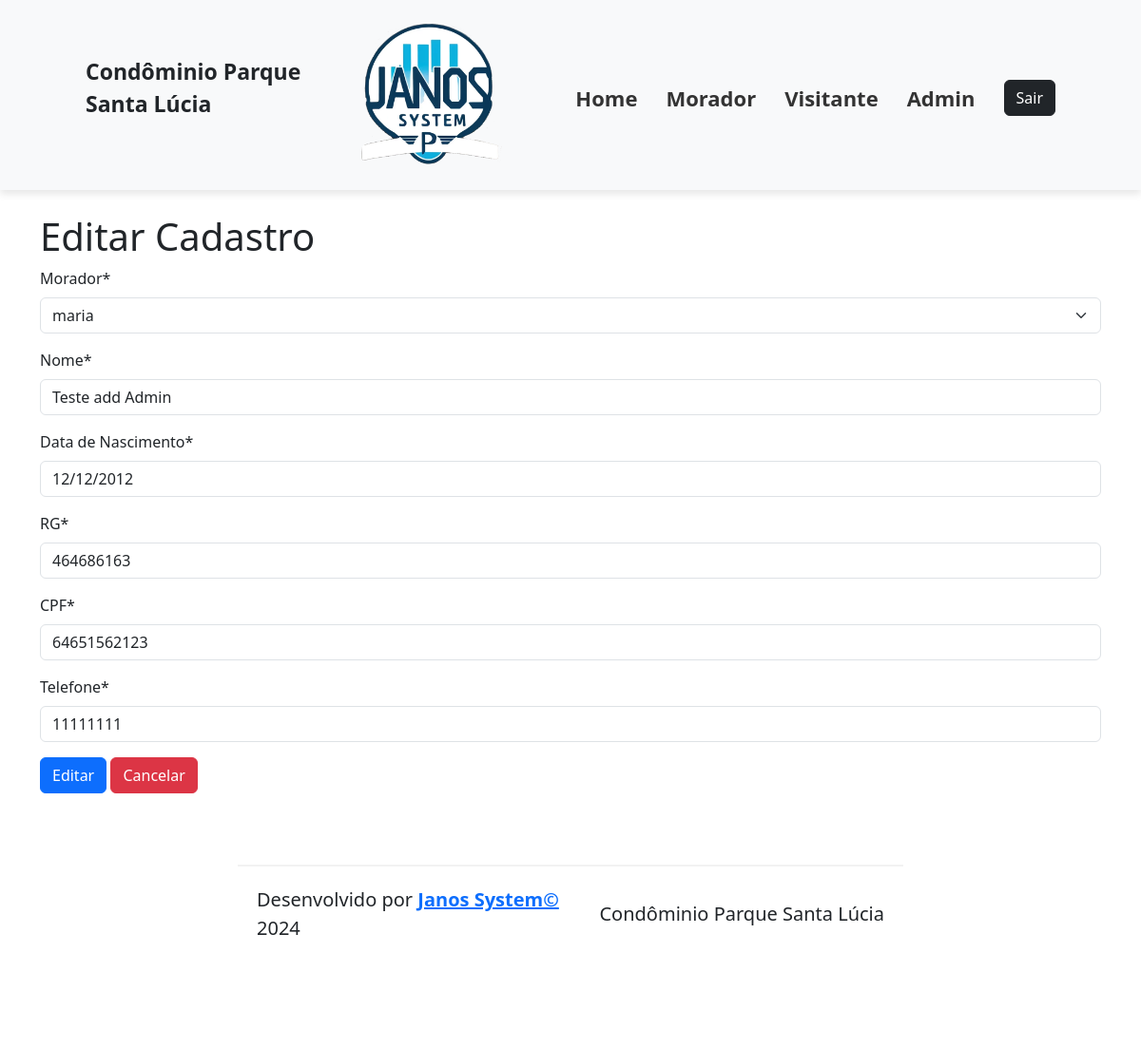
Page /visitantes-edicao/1 on the earlier database version.
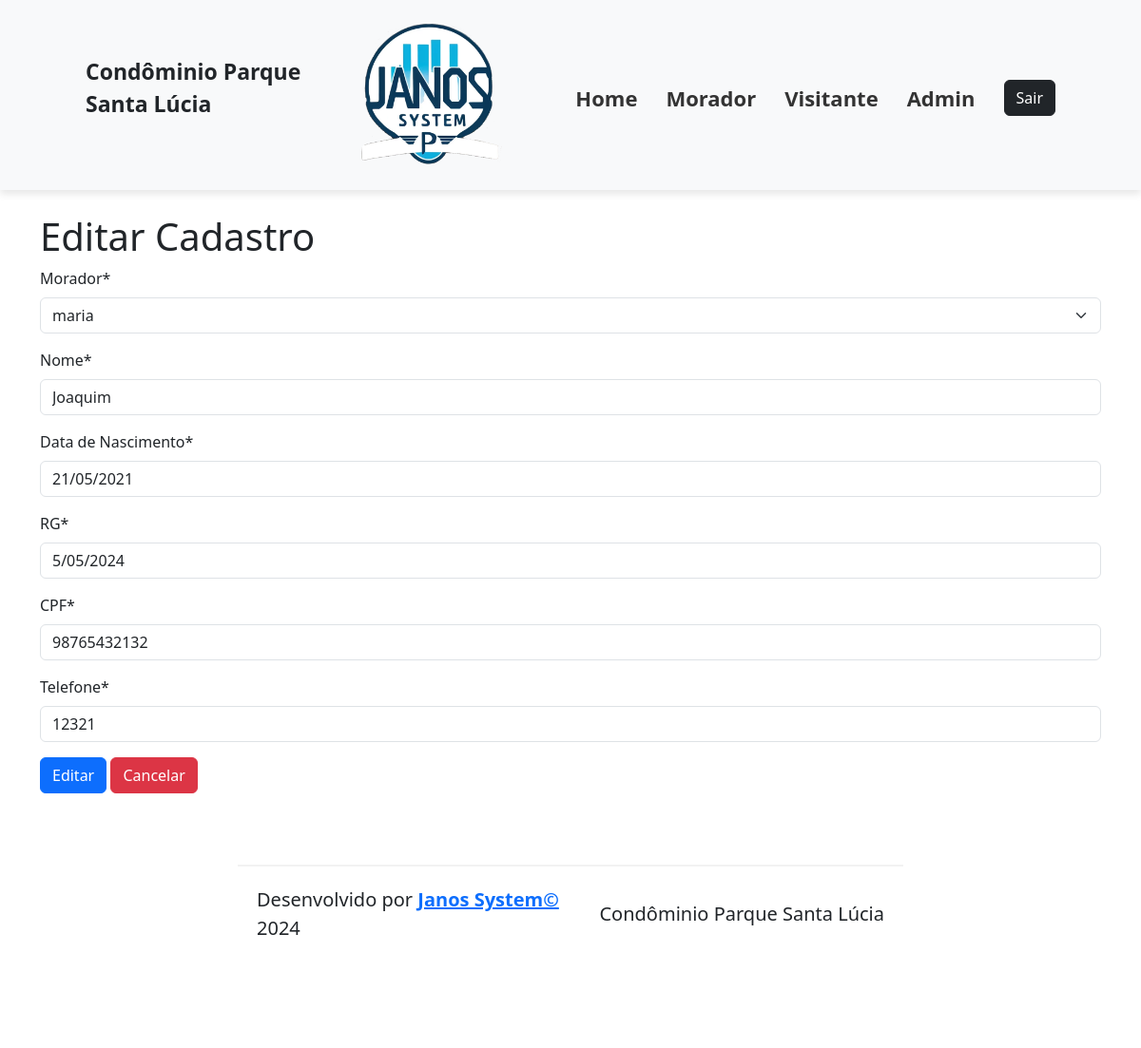
Same page on the later database version.
### cadastros/models.py (models this page shows, shortened)
class Morador(models.Model):
    apartamento = models.ForeignKey(Apartamento, on_delete=models.CASCADE)
    nome = models.CharField(verbose_name="Nome", max_length=50, null=False, blank=False)
    dt_nasto = models.DateField(verbose_name="Data de Nascimento", null=False, blank=False)
    doc_rg = models.CharField(verbose_name="RG", max_length=9, null=False, blank=False)
    doc_cpf = models.CharField(verbose_name="CPF", max_length=11, null=False, blank=False)
    def __str__(self):
        return f"{self.nome}"

class Visitante(models.Model):
    morador = models.ForeignKey(Morador, on_delete=models.DO_NOTHING)  # rever esse parametro
    nome = models.CharField(verbose_name="Nome", max_length=50, null=False, blank=False)
    dt_nasto = models.DateField(verbose_name="Data de Nascimento", null=False, blank=False)
    doc_rg = models.CharField(verbose_name="RG", max_length=9, null=False, blank=False)
    doc_cpf = models.CharField(verbose_name="CPF", max_length=11, null=False, blank=False)
    telefone = models.CharField(verbose_name="Telefone", max_length=8, null=False, blank=False)

### cadastros/views.py (the view)
# urls.py: path("visitantes-edicao/<int:pk>", VisitanteUptadeView.as_view(), name="visitantes_edicao",),
class VisitanteUptadeView(UpdateView):
    model = Visitante
    fields = ["morador", "nome", "dt_nasto", "doc_rg", "doc_cpf", "telefone"]
    success_url = reverse_lazy("visitantes_lista")

### cadastros/Templates/cadastros/visitante_form.html (shortened to what this page needs)
{% extends 'base.html' %}
{% load static %}
{% load crispy_forms_tags %}
{% block content %}
    {% if visitante.pk %}
		<h1> Editar Cadastro </h1>
	{% else %}
        <h1> Cadastro de Visitantes </h1>
                <p>Cadastro dos visitantes 'portaria'</p>
        <h1> Novo Visitante </h1>
	{% endif %}
    <form method="POST">
        {{ form| crispy }}
        {% if visitante.pk %}
            <button type="submit" class="btn btn-primary" >Editar</button>
            <a href="{% url 'visitantes_lista' %}" class="btn btn-danger">Cancelar</a>
        {% else %}
            <button type="submit" class="btn btn-primary" >Cadastrar</button>
            <a href="{% url 'visitantes_cadastro' %}" class="btn btn-danger">Cancelar</a>
            <a href="{% url 'visitantes_lista' %}" class="btn btn-secondary">Visitantes Cadastrados</a>
        {% endif %}
    </form>
{% endblock content %}

Differences in the rows shown:
changed Visitante "maria": dt_nasto "12/12/2012" → "21/05/2021"; doc_rg "464686163" → "5/05/2024"; doc_cpf "64651562123" → "98765432132"; telefone "11111111" → "12321"
changed through a linked row, Morador: nome "Teste add Admin" → "Joaquim"
